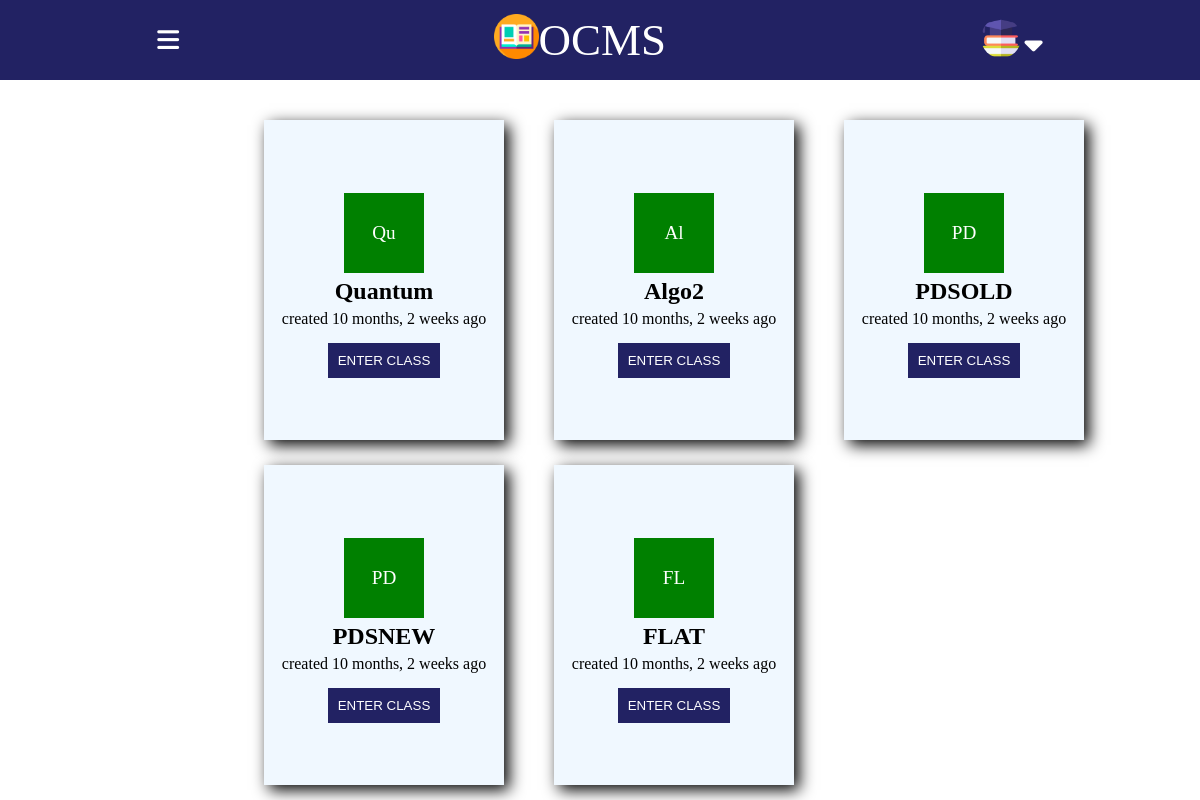
Screenshot of /student_room/ (signed in) with the database file from the repository.
### base/models.py (models this page shows, shortened)
class Room(models.Model):
    course_id=models.CharField(max_length=100)
    teacher=models.CharField(max_length=100)
    name = models.CharField(max_length=200) #set it to host.subject_name during declaration by default
    description = models.TextField(null=True, blank=True)
    avatar = models.ImageField(null=True, default="avatar.svg")
    room_code=models.CharField(max_length=100)
    updated = models.DateTimeField(auto_now=True)
    created = models.DateTimeField(auto_now_add=True)
    class Meta:
        ordering = ['-updated', '-created']

### base/views.py (the view)
# urls.py: path("student_room/",views.student_room,name="student-room"),
@login_required(login_url='check')
def student_room(request):
    Student_User=get_object_or_404(Student,user=request.user)
    rooms=Student_User.rooms.all
    context={'rooms':rooms}
    return render(request,'base/student_room.html',context)

### base/templates/base/student_room.html (shortened to what this page needs)
{% load static %}
<!DOCTYPE html>
<html lang="en">
<head>
    <link rel="stylesheet" href="{% static 'styles/join_room.css' %}">
</head>
<body>
    <div class="wrapper">
    <div class="nav">
        <i id="dropdown" class=" dropdown fa-solid fa-bars"></i>
     <div class="logo"><img src="{% static 'images/1414305.png' %}" class="img">
        <p style="font-size: 45px;">OCMS</p></div>
        <div class="profile">
            <img src="{% static 'images/4430487.png' %}" class="pic">
            <i class="dropdowm-icon fa-solid fa-caret-down"></i>
        </div>
    </div>
</div>
<div class="wrapper2">
    <div id="classinfo" class="classinfo">
        {% for room in rooms %}
        <div class="card card1">
        <div class="classicon">
            {{ room.name|slice:":2" }}
        </div>
          <h2>{{room.name}}</h2>
          <p>created {{room.created | timesince}} ago</p>
            <div class="below">
                <button id="buttonset"><a href="{% url 'sroom' room.id %}">ENTER CLASS</a></button>
            </div>
        </div>
        {% endfor %}
    </div>
</div>
</body>
</html>

### static/styles/join_room.css (style rules this page uses)
* { margin: 0; border: 0; box-sizing: border-box; }
body { height: 100vh; width: 100vw; display: flex; flex-direction: column; }
.img { height: 45px; }
.nav { width: 100vw; height: 10vh; background-color:rgb(34, 34, 99); position: absolute; top:0; display: flex; justify-content: space-around; align-items: center; color: white; }
.pic { height: 40px; width: 40px; border-radius: 50%; }
.dropdowm-icon { position: relative; bottom:3px; font-size: 29px; color: white; }
.logo { display: flex; }
.dropdown { font-size: 25px; }
.wrapper2 { display: flex; flex-direction: column; position: relative; position: absolute; top:15vh; left: 22vw; }
.classicon { height: 80px; width: 80px; background-color: green; display: flex; justify-content: center; align-items: center; color: white; font-size: larger; }
.classinfo { display: grid; grid-template-columns: 1fr 1fr 1fr; gap: 15px; column-gap: 50px; row-gap: 25px; }
.classinfo .card { height: 40vh; width: 20vw; background-color: aliceblue; display: flex; gap: 5px; box-shadow: 5px 5px 15px; flex-direction: column; justify-content: center; align-items: center; transition: transform; transition-duration: 1.5s; }
.card button a { text-decoration: none; color: white; }
.card button { padding: 10px; border: none; background-color: rgb(34, 34, 99); color: white; }
.below { display: flex; flex-direction: column; gap: 6px; }
.below button { width: 70%; margin: 0 auto; }
#buttonset { width: 100%; position: relative; top: 10px; }

### rows the page displays
Room: name "Qu", name "Quantum", created "10 months, 2 weeks"
Room: name "Al", name "Algo2", created "10 months, 2 weeks"
Room: name "PD", name "PDSOLD", created "10 months, 2 weeks"
Room: name "PD", name "PDSNEW", created "10 months, 2 weeks"
Room: name "FL", name "FLAT", created "10 months, 2 weeks"
